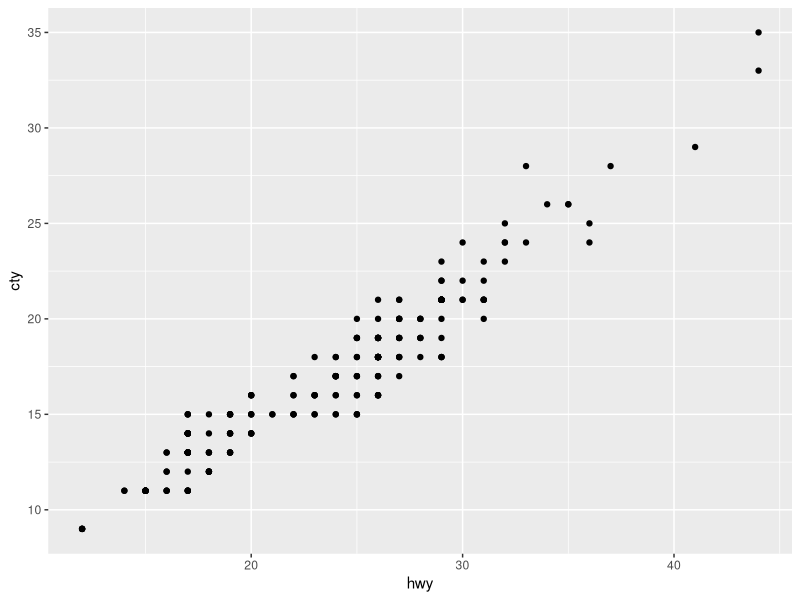
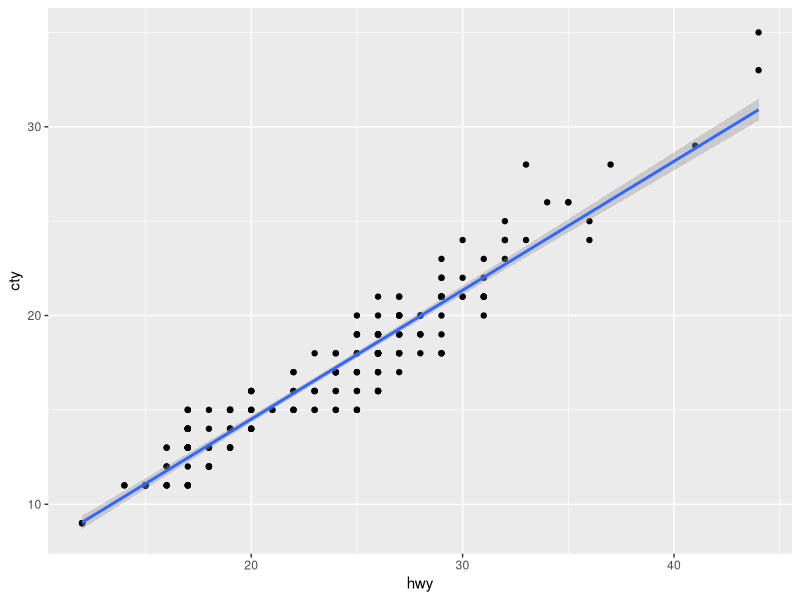
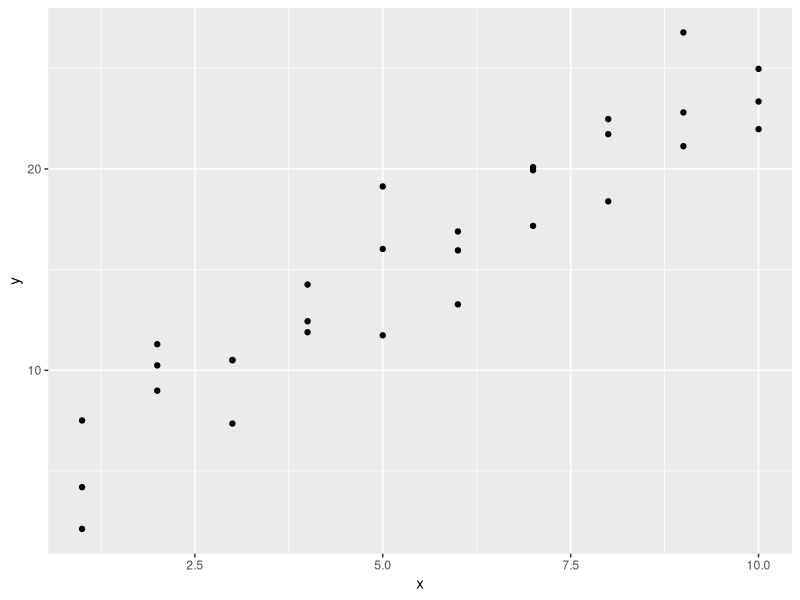
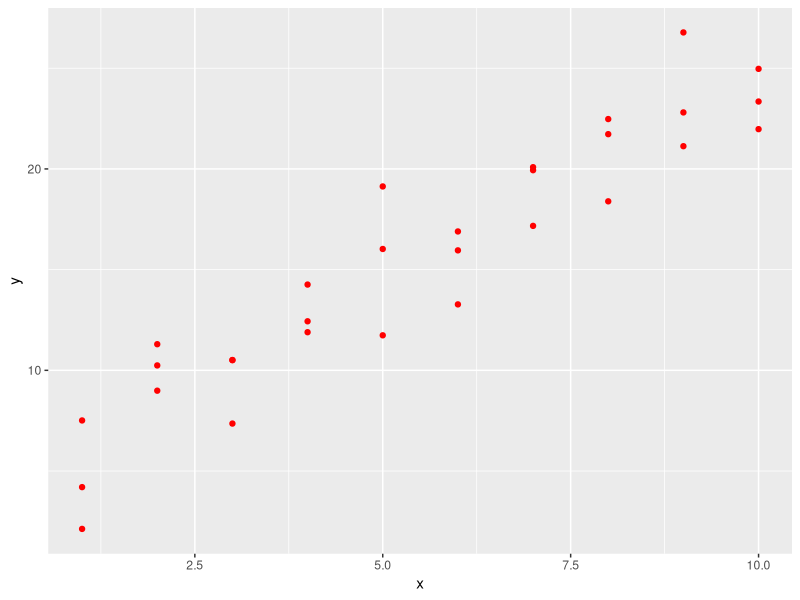
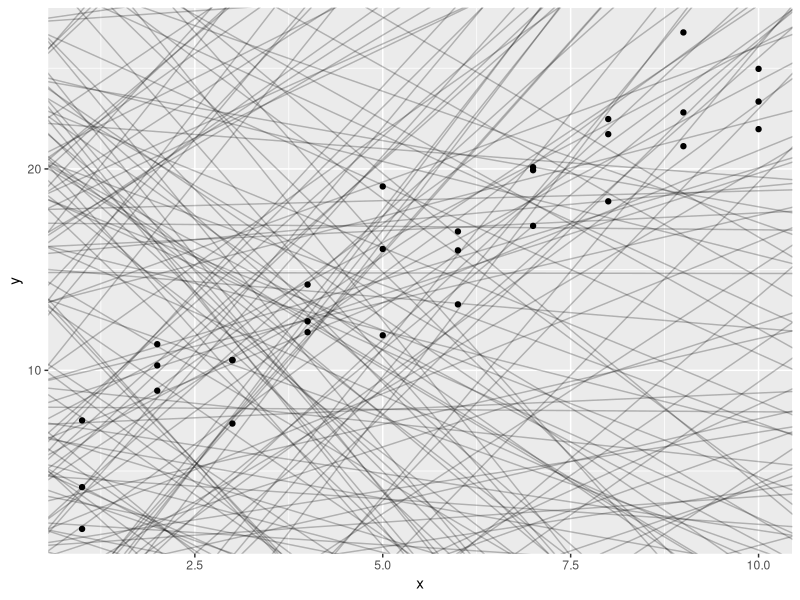
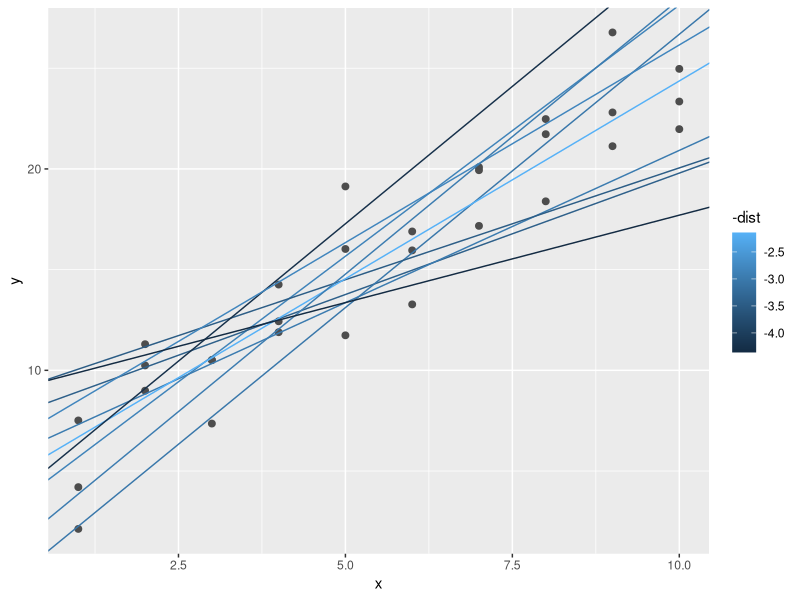
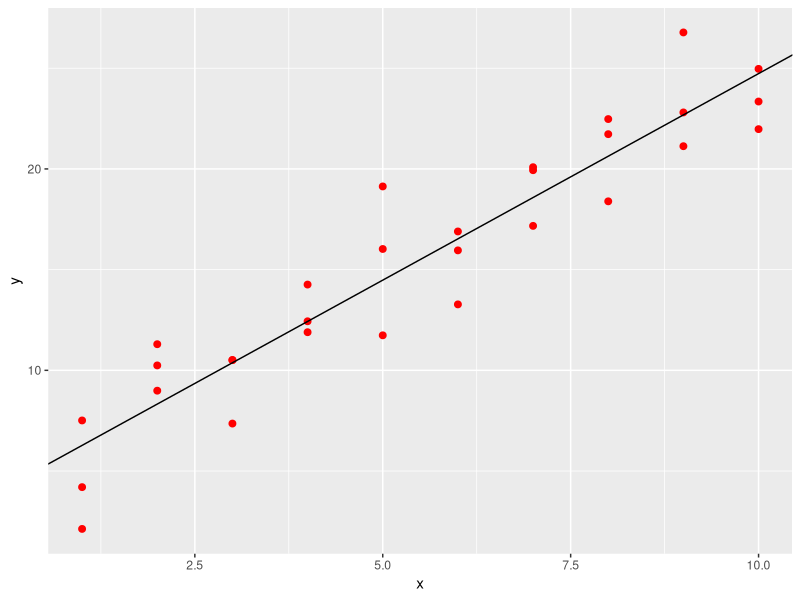
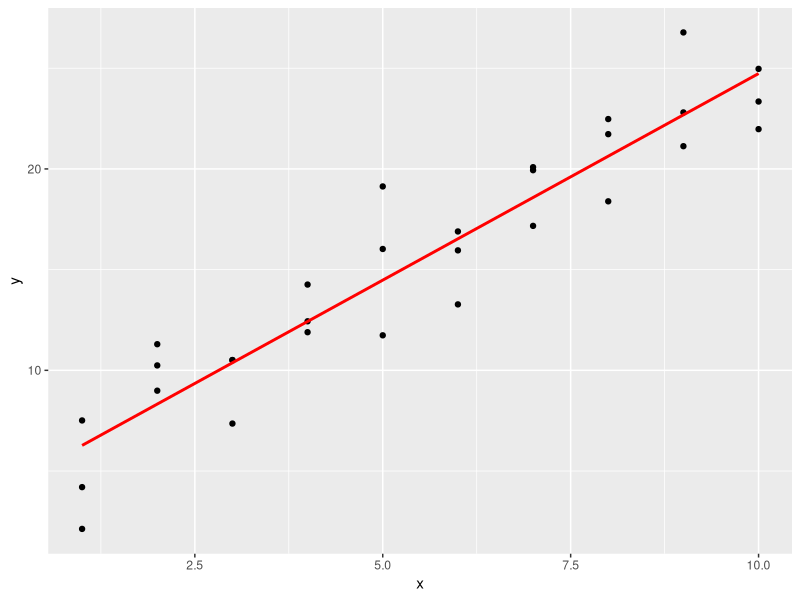

Generate these figures, in order, with R:

# A study and analysis of models (Chapter 18)

library(tidyverse)
library(purrr)
library(modelr)
library(dplyr)
options(na.action = na.warn) # this codes produces warnings and messages 
                             # regarding missing values.

# The goal of a model is to provide a simple low-dimensional summary of a dataset.
# In the context of this book we're going to use models to partition data into 
# patterns and residuals. Strong patterns will hide subtler trends, 
# so we'll use models to help peel back layers of structure as we explore a 
# dataset.

# However, before we can start using models on interesting, real, datasets, 
# you need to understand the basics of how models work. For that reason, this 
# chapter of the book is unique because it uses only simulated datasets. 
# These datasets are very simple, and not at all interesting, but they will 
# help you understand the essence of modeling before you apply the same 
# techniques to real data in the next chapter.

# There are two parts to a model:
  
# 1.  First, you define a family of models that express a precise, but generic, 
# pattern that you want to capture. For example, the pattern might be a straight 
# line, or a quadratic curve. You will express the model family as an equation 
# like y = a_1 * x + a_2 or y = a_1 * x ^ a_2. Here, x and y are known variables 
# from your data, and a_1 and a_2 are parameters that can vary to capture
# different patterns.

# 2.  Next, you generate a fitted model by finding the model from the family 
# that is the closest to your data. This takes the generic model family and  
# makes it specific, like y = 3 * x + 7 or y = 9 * x ^ 2.

# y = a_1 * x + a_2  ->  y = 3 * x + 7
#   general form         specific form

# Previously taught model creation and investigation.  (Linear model)
# 614 or 302
# Step 1 Start with a data table
mpg

# Step 2 Select two variables to investigate:  cty and hwy

# Step 3 Investigate the scatter plot (check for a linear pattern)

ggplot(data = mpg)+
  geom_point(mapping = aes(x = hwy, y = cty))

# Step 4  plot the regression line (line of best fit)

ggplot(data = mpg)+
  geom_point(mapping = aes(x = hwy, y = cty)) +
  geom_smooth(method = lm, mapping =aes(x = hwy, y = cty))

# Step 5  Find the equation of the line of best fit.

lm(mpg$cty ~ mpg$hwy, data = mpg)  # this code will produce the intercept
#                                    and the slope

# y = 0.8442 + 0.6832hwy  

# Step 6 use the summary function to get more details regarding the model
summary(lm(mpg$cty ~ mpg$hwy, data = mpg))


# Model creation for simulated data sets

# scatter plot for the simulated data sim1

ggplot(sim1, aes(x,y)) +
  geom_point()


ggplot(sim1, aes(x,y)) +
  geom_point(color = "red")



# Lets generate models using different values for slope and y 
# intercept

# the runif function randomly selects values that are between a given
# maximum and minimum

models <- tibble(
  a1 = runif(250, -20, 40),  # possible intercept values
  a2 = runif(250, -5, 5)     # possible slope values
)

ggplot(sim1,aes(x, y)) +
  geom_abline(aes(intercept = a1, slope = a2),
              data = models, alpha = 1/4) +
  geom_point()

# It is obvious that some of the models are bad


# Let's find individual predictions by the model for an intercept of 7
# and a slope of 1.5

model1 <- function(a, data) {
  a[1] + data$x *a[2]    # 30 possible values for x
}

model1(c(7,1.5), sim1)


# Let's find the root mean squared deviation. (intercept 7 slope 1.5)
# the root mean squared deviation is a summary value that indicates an
# overall distance between observation points and predictor values. You 
# can think of it as the summary residual for all residuals.


measure_distance <- function(mod, data)  {
  diff <- data$y - model1(mod, data)
  sqrt(mean(diff ^ 2))
}
measure_distance(c(7,1.5), sim1)  # generally how close are the points to 
# model for which the intercept is 7 ad the slope is 1.5


# Let's find the root mean squared deviation for all possible intercept and 
# slope pairings.  
sim1_dist <- function(a1, a2) {
  measure_distance(c(a1, a2), sim1)
}

models <- models %>%
  mutate(dist = purrr::map2_dbl(a1,a2,sim1_dist))
models

# Now lets take a look at the best 10 model lines for the data

ggplot(sim1, aes(x,y)) +
  geom_point(size = 2, color = 'grey30') +
  geom_abline(
    aes(intercept = a1, slope = a2, color = -dist),
    data = filter(models, rank(dist)<= 10)
  )

# Let's find and plot the best model line

best <- optim(c(0,0), measure_distance, data = sim1)
best$par

ggplot(sim1, aes(x,y)) +
  geom_point(size = 2, color = "red") +
  geom_abline(intercept = best$par[1] , slope = best$par[2])


# Now, using another approach lets find the intercept and the slope 
# of the best model.

sim1_mod <- lm(y~x, data =sim1)
coef(sim1_mod)


# Lets generate the Predictions

grid <- sim1 %>%
  data_grid(x)
grid

grid <- grid%>%
  add_predictions(sim1_mod)  # these are the points that are on the line.
grid

# Lets plot the predictions  We are actually graphing the line of best fit 
# thru the data points

ggplot(sim1, aes(x)) +
  geom_point(aes(y=y)) +
  geom_line( aes(y = pred),
  data = grid, color = "red", size =1
  )

# Residuals  (Remember that Residual = Observed - Predicted)

tribble(~x,  ~y,
        1,   5.1,
        2,   13.7,
        3,   12.1,
        4,   17.4,
        5,   21.2,
        6,   NA
        ) -> DF1
DF1

ggplot(data = DF1) +
  geom_point(mapping = aes(y =y, x = x)) +
  geom_smooth(method = lm, mapping = aes(y = y, x = x), se = FALSE) 


# Default behavior is to silently drop missing values
m1 <- lm(y ~ x, data = DF1)
resid(m1)

# Use na.action = na.warn to give a warning about missing values
m2 <- lm(y ~ x, data = DF1, na.action = na.warn)
resid(m2)



# Residuals for sim1


# Lets look at the plot again

ggplot(sim1, aes(x,y)) +
  geom_point(size = 2, color = "red") +
  geom_abline(intercept = best$par[1] , slope = best$par[2])


# Now lets generate residuals for sim1
sim1 <- sim1%>%
  add_residuals(sim1_mod)
sim1

# generating models for categorical data

sim2   # a modeler data set that has a categorical variable. 


sim2%>%
  print(n =40)


ggplot(sim2) +
  geom_point(aes(x,y)) 

# Lets fit a model and generate predictions

mod2 <- lm(y ~ x, data = sim2)

grid <- sim2 %>%
  data_grid(x) %>%
  add_predictions(mod2)
grid

# Now lets plot the predictions  on top of the original data.

ggplot(sim2 , aes(x)) +
  geom_point(aes(y = y)) +
  geom_point(
    data = grid,
    aes(y = pred),
    color = "purple",
    size = 4
  )
  
# A categorical predictor and a continuous predictor.  sim3

sim3   # x1 is quantitative and x2 is categorical


ggplot(sim3, aes(x1, y)) +
  geom_point(aes(color = x2))


# two possible models
mod1 <- lm(y ~ x1 + x2, data = sim3)  # no interaction for x1 and x2
mod2 <- lm(y ~ x1*x2, data = sim3)   # interaction for x1 and x2


# Lets create a grid that shows predictions for both models, considering all
# possible variable combinations
grid1 <- sim3 %>%
  data_grid(x1,x2) %>%
  gather_predictions(mod1, mod2)
grid1

as.data.frame(grid1)

# Now lets visualize the results for both models using a facet plot

ggplot(sim3, aes(x1, y, color =x2)) +
  geom_point() +
  geom_line(data = grid1, aes(y = pred)) +
  facet_wrap(~model)

# We now compare models by looking at residual plots

sim3 <- sim3 %>%
  gather_residuals(mod1, mod2)

ggplot(sim3, aes(x1, resid, color = x2)) +
geom_point() +
facet_grid(model ~ x2)


q()
y

